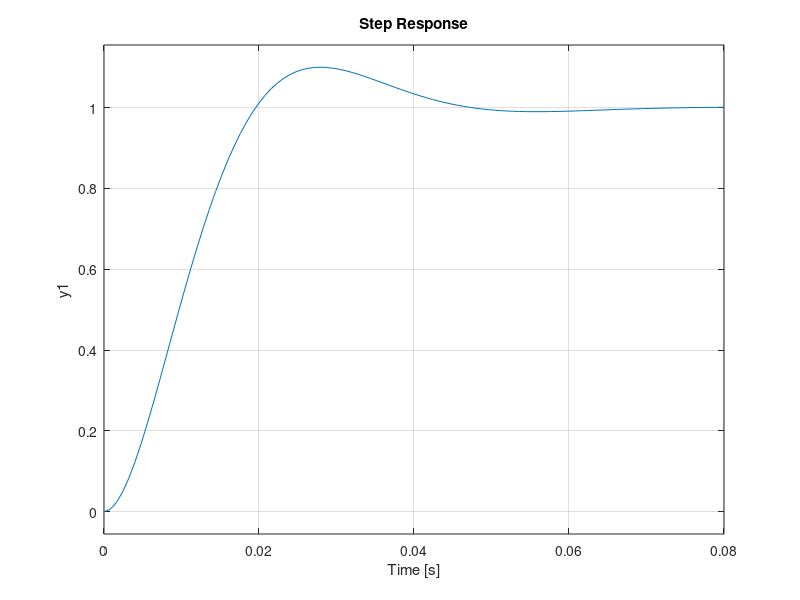

The MATLAB source for this figure: (Note: this script raises an error after producing the figure.)
K = (16*(pi^2+log(10)^2)*log((50*sqrt(pi^2 +log(10)^2))/pi)^2)/(log(10)^2);
Kg = (8*log(50*sqrt(pi^2 +log(10)^2)/pi)-1)*log(10)^2/(1600*(pi^2+log(10)^2)*log(50*sqrt(pi^2+log(10)^2)/pi)^2);
s = tf('s');
H = 25*K/(s^2 + (5+500*K*Kg)*s + 25*K);
set(gcf,'color','w');
step(H);
export_fig problem5b.pdf;
stepinfo(H)